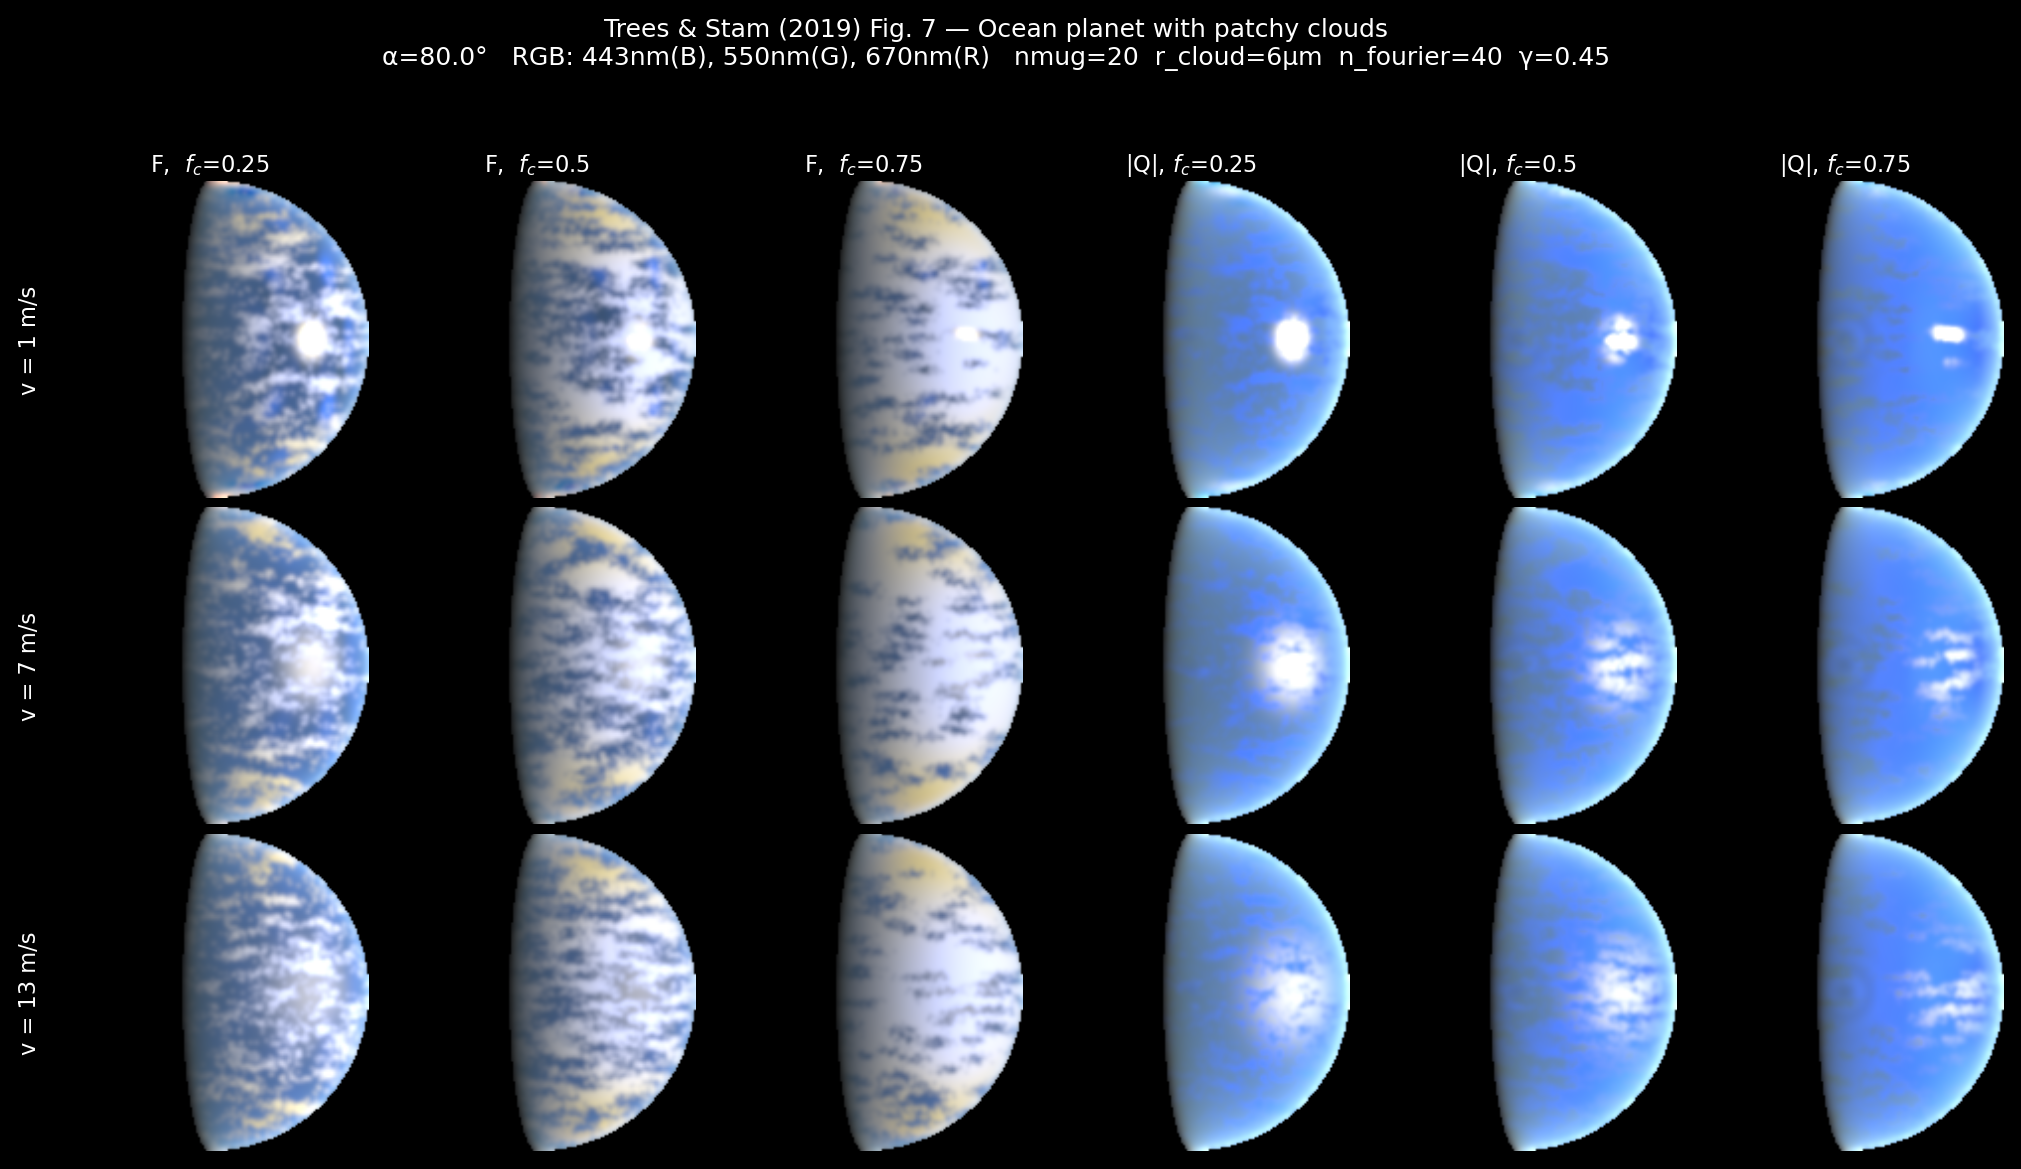

The script that saved this image:
#!/usr/bin/env python3
"""Reproduce Trees & Stam (2019) Figure 7.

Disk-resolved RGB colour images (160×160 pixels) of the total flux F and
polarized flux |Q| for ocean planets with patchy clouds at phase angle α=80°.

Figure layout — 3 rows × 6 columns:
  Rows    : wind speed v = 1, 7, 13 m s⁻¹
  Cols 1–3: Total flux F  at fc = 0.25, 0.50, 0.75
  Cols 4–6: |Q|           at fc = 0.25, 0.50, 0.75

RGB channels: 443 nm (Blue), 550 nm (Green), 670 nm (Red).
Normalization: equal F at all three wavelengths → white pixel.

Usage:
  python trees_stam_fig7.py --step dap     # compute Fourier files
  python trees_stam_fig7.py --step images  # render disk images
  python trees_stam_fig7.py --step plot    # assemble figure
"""

from __future__ import annotations
import argparse, sys, warnings, time, shutil, tempfile
import multiprocessing as mp
from pathlib import Path
warnings.filterwarnings("ignore")

REPO_ROOT = Path(__file__).resolve().parents[1]
sys.path.insert(0, str(REPO_ROOT))

import numpy as np
import matplotlib; matplotlib.use("Agg")
import matplotlib.pyplot as plt

import pymiedap.pymiedap as pmd
import module_geos as geos          # Fortran disk-geometry extension
from pymiedap.ocean import OceanSurface

# ── Physical parameters (Tables 1 & 2 of Trees & Stam 2019) ──────────────────
# Atmosphere
BM_550   = 0.096    # Rayleigh OD at 550 nm, ps=1 bar
DEPOL    = 0.03
MMA      = 29.0     # g/mol
GRAVITY  = 9.81     # m/s²

# Ocean (Table 2)
FOAM_ALBEDO = 0.22
N_WATER     = 1.33
N_AIR       = 1.0
DEPTH_M     = 100.0
BOTTOM_ALB  = 0.0
WATER_DEPOL = 0.09

# Cloud (Table 1)
CLOUD_R_EFF  = 6.0     # µm — liquid water droplets
# Note: r_eff=10 µm (paper value) overflows the adding-doubling for nmug=20
# due to 846 Legendre terms exceeding PyMieDAP's stability threshold.
# r_eff=6 µm (ncoefs=532) is the largest stable value in this codebase.
# Both are in the geometric optics regime and produce visually identical
# white/grey clouds at α=80° — the paper itself uses model-D aerosol as a
# cloud proxy rather than actual 10 µm particles (Rossi et al. 2018).
# CLOUD_R_EFF  = 10.0  # original paper value — requires delta-M truncation
CLOUD_V_EFF  = 0.1
CLOUD_BA_550 = 4.926   # cloud optical thickness at 550 nm
P_CT         = 0.7     # cloud-top pressure [bar]
P_CB         = 0.8     # cloud-bottom pressure [bar]
PS           = 1.0     # surface pressure [bar]

# ── Computation settings ──────────────────────────────────────────────────────
WAVELENGTHS_UM = np.array([0.443, 0.550, 0.670])  # B, G, R
N_WAV = len(WAVELENGTHS_UM)
WIND_SPEEDS     = [1.0, 7.0, 13.0]   # m/s  — Figure 7 rows
CLOUD_FRACS     = [0.25, 0.50, 0.75] # fc   — Figure 7 column groups
ALPHA_DEG       = 80.0               # phase angle [°]
NPIX            = 160                # pixels across disk equator

N_MUG     = 40    # Gauss points for adding-doubling (minimum 40 for numerical stability)
N_MUG_MIE = 40    # Gauss points for Mie size-distribution integration (minimum 40)
N_SUBR    = 50    # Mie size-distribution subintervals
N_FOURIER = 40    # ocean surface Fourier terms (minimum 40)
N_PHI     = 240   # azimuth samples for Fourier projection (≥ 2*N_FOURIER+1)

DAP_DB = REPO_ROOT / "dap_database"
CACHE  = Path("/tmp/pymiedap_cache")
DAP_DB.mkdir(exist_ok=True); CACHE.mkdir(exist_ok=True)

# Cache file names encode nmug so files from different resolutions never collide.
# Changing N_MUG automatically invalidates old DAP and stokes caches.
_CACHE_TAG   = f"n{N_MUG}"
IMG_CACHE    = CACHE / f"fig7_images_{_CACHE_TAG}.npz"
STOKES_CACHE = CACHE / f"fig7_stokes_{_CACHE_TAG}.npz"

# Persistent stokes seed saved inside dap_database/ — survives /tmp clears
# and carries completed Stokes reads across sessions at this nmug level.
_STOKES_SEED = DAP_DB / f"fig7_stokes_{_CACHE_TAG}_partial.npz"


def _seed_stokes_cache():
    """Copy persistent partial results into the /tmp cache if not already there."""
    if STOKES_CACHE.exists() and STOKES_CACHE.stat().st_size > 1000:
        return  # already has data
    if not _STOKES_SEED.exists():
        return  # nothing to seed from
    import shutil
    shutil.copy(_STOKES_SEED, STOKES_CACHE)
    print(f"  Seeded stokes cache from {_STOKES_SEED.name}")


# ── Helpers ───────────────────────────────────────────────────────────────────

def _bm(wav_um: float) -> float:
    """Rayleigh optical depth at given wavelength for ps=1 bar."""
    return BM_550 * (0.550 / wav_um) ** 4


def _tag_ocean(v: float) -> str:
    return f"fig7_ocean_v{int(v):02d}_{_CACHE_TAG}"


def _tag_cloud() -> str:
    return f"fig7_cloud_{_CACHE_TAG}"


def _dap_path(tag: str, wav_um: float) -> Path:
    return DAP_DB / f"{tag}_{wav_um:.7f}.dat"


def _dap_ready(tag: str) -> bool:
    """True when all 3 wavelength Fourier files for this tag exist."""
    return all(_dap_path(tag, w).exists() and _dap_path(tag, w).stat().st_size > 100
               for w in WAVELENGTHS_UM)


# ── Model builders ────────────────────────────────────────────────────────────

def build_ocean(v: float) -> pmd.Model:
    """Clear-sky ocean model at wind speed v [m/s], all 3 wavelengths."""
    m = pmd.Model()
    m.mma = MMA; m.gravity = GRAVITY; m.dpol = DEPOL; m.asurf = 0.0
    del m.layers.haze, m.layers.cloud
    m.wvl_list = list(WAVELENGTHS_UM)
    nw = N_WAV

    bm_vec = [_bm(w) for w in WAVELENGTHS_UM]
    m.layers.gasbelow.press   = PS
    m.layers.gasbelow.tau     = [0.0] * nw
    m.layers.gasbelow.tau_g   = [0.0] * nw
    m.layers.gasbelow.tau_ray = bm_vec
    m.layers.gasbelow.rayscat = False

    m.layers.gastop.press   = 1.0e-5
    m.layers.gastop.tau     = [0.0] * nw
    m.layers.gastop.tau_g   = [0.0] * nw
    m.layers.gastop.tau_ray = [0.0] * nw
    m.layers.gastop.rayscat = False

    m.surface = OceanSurface(
        wind_speed         = v,
        n_air              = N_AIR,
        n_water            = N_WATER,
        foam_albedo        = FOAM_ALBEDO,
        depth_m            = DEPTH_M,
        bottom_albedo      = BOTTOM_ALB,
        water_depol        = WATER_DEPOL,
        n_fourier          = N_FOURIER,
        n_phi              = N_PHI,
        water_streams      = 8,
        water_n_phi        = 150,
        water_initial_tau  = 0.01,
        include_subsurface = True,
        include_foam       = True,
        solver             = "adding_doubling",
    )
    return m


def build_cloud() -> pmd.Model:
    """Cloudy model: atmosphere + cloud slab + Lambertian black surface.

    Cloud parameters from Table 1: r_eff=10 µm, v_eff=0.1, ba=4.926 at 550nm.
    Cloud slab sits between P_CT=0.7 bar and P_CB=0.8 bar.
    Surface below cloud: Lambertian black (asurf=0).
    """
    m = pmd.Model()
    m.mma = MMA; m.gravity = GRAVITY; m.dpol = DEPOL
    del m.layers.haze   # no aerosol haze
    m.wvl_list = list(WAVELENGTHS_UM)
    nw = N_WAV

    # gastop: atmosphere above cloud top (P < P_CT = 0.7 bar)
    m.layers.gastop.press = P_CT
    # Rayleigh OD above cloud ∝ P_CT/PS
    bm_above = [_bm(w) * P_CT / PS for w in WAVELENGTHS_UM]
    m.layers.gastop.tau     = [0.0] * nw
    m.layers.gastop.tau_g   = [0.0] * nw
    m.layers.gastop.tau_ray = bm_above
    m.layers.gastop.rayscat = False

    # cloud: the cloud slab at P_CT to P_CB (centre ≈ 0.75 bar)
    m.layers.cloud.press   = P_CB
    m.layers.cloud.tau     = [CLOUD_BA_550] * nw   # OD ≈ constant for large droplets
    m.layers.cloud.tau_g   = [0.0] * nw
    m.layers.cloud.tau_ray = [0.0] * nw             # negligible inside cloud slab
    m.layers.cloud.rayscat = False
    m.layers.cloud.aerosols = pmd.Aerosols(
        nr=[1.33] * nw,   # liquid water real refractive index
        ni=[1e-8] * nw,   # essentially non-absorbing at visible wavelengths
        r_eff=CLOUD_R_EFF,
        v_eff=CLOUD_V_EFF,
        psd='2',           # gamma distribution
        typ='C',
    )

    # gasbelow: atmosphere below cloud (P_CB to PS)
    m.layers.gasbelow.press = PS
    bm_below = [_bm(w) * (PS - P_CB) / PS for w in WAVELENGTHS_UM]
    m.layers.gasbelow.tau     = [0.0] * nw
    m.layers.gasbelow.tau_g   = [0.0] * nw
    m.layers.gasbelow.tau_ray = bm_below
    m.layers.gasbelow.rayscat = False

    # Black Lambertian surface underneath the cloud
    m.asurf = 0.0

    # The default Layer.__init__ puts an empty Aerosols() on every layer.
    # mix_aerosols() divides by sum_fsext which is zero for these dummy objects,
    # producing NaN that corrupts the Fourier file even for tau=0 gas layers.
    # Fix: delete the stray aerosols attribute from gas-only layers so that
    # mix_aerosols() finds nothing to mix and returns a transparent matrix.
    for lname in ("gastop", "gasbelow"):
        lyr = getattr(m.layers, lname)
        if hasattr(lyr, "aerosols"):
            delattr(lyr, "aerosols")

    return m


# ── Parallel worker functions (module-level — required for pickle/fork) ───────

def _dap_worker(args: tuple) -> tuple:
    """Compute one DAP model in a subprocess.

    Uses an isolated temporary directory so that the os.chdir() call inside
    dap_code() and the intermediate file `fou_0.443.dat` never collide with
    other workers running at the same time.  Output .dat files are moved to
    DAP_DB once the Fortran code finishes.
    """
    tag, model_type, v = args
    t0 = time.time()
    with tempfile.TemporaryDirectory(prefix=f"pymiedap_{tag}_") as tmpdir:
        m = build_ocean(v) if model_type == "ocean" else build_cloud()
        pmd.compute_model(m, force=True, rename=True, output_name=tag,
                          nmug=N_MUG, nmug_mie=N_MUG_MIE, nsubr=N_SUBR,
                          nmat=4, path_input=tmpdir + "/")
        # Move every output .dat file from the isolated tmpdir into DAP_DB
        for wav in WAVELENGTHS_UM:
            src = Path(tmpdir) / f"{tag}_{wav:.7f}.dat"
            dst = DAP_DB / f"{tag}_{wav:.7f}.dat"
            if src.exists():
                shutil.move(str(src), str(dst))
    return tag, time.time() - t0


def _stokes_worker(args: tuple) -> tuple:
    """Read per-pixel Stokes data for one (tag, key, iw) work item.

    All reads are from pre-existing .dat files (read-only) so multiple
    workers can run concurrently without any locking.
    """
    tag, key, iw, ngeos, phase_arr, theta0_arr, theta_arr, phi_arr, beta_arr = args
    t0 = time.time()
    if iw is None:
        # Ocean: read all wavelengths at once
        F_pix, Q_pix = _read_pixel_stokes(
            tag, ngeos, phase_arr, theta0_arr, theta_arr, phi_arr, beta_arr)
    else:
        # Cloud: one wavelength at a time
        F_row, Q_row = _read_one_wavelength(
            tag, iw, ngeos, phase_arr, theta0_arr, theta_arr, phi_arr, beta_arr)
        F_pix = np.zeros((N_WAV, ngeos)); Q_pix = np.zeros((N_WAV, ngeos))
        F_pix[iw] = F_row; Q_pix[iw] = Q_row
    return key, F_pix, Q_pix, time.time() - t0


# ── Step 1: DAP ───────────────────────────────────────────────────────────────

def step_dap(workers: int = 1):
    """Compute Fourier files for all models (one per wavelength per model).

    With workers > 1, up to min(workers, n_models) models run concurrently.
    Each worker uses an isolated temp directory so the intermediate Fortran
    file `fou_0.443.dat` is never shared between processes.
    """
    print(f"=== DAP  nmug={N_MUG}  n_fourier={N_FOURIER}  workers={workers} ===")

    # Build the list of models that still need computing
    pending: list = []
    for v in WIND_SPEEDS:
        tag = _tag_ocean(v)
        if _dap_ready(tag):
            print(f"  [{tag}] files exist, skipping.")
        else:
            print(f"  [{tag}] v={v} m/s  pending …")
            pending.append((tag, "ocean", v))

    ctag = _tag_cloud()
    if _dap_ready(ctag):
        print(f"  [{ctag}] files exist, skipping.")
    else:
        print(f"  [{ctag}]  pending …")
        pending.append((ctag, "cloud", None))

    if pending:
        n_procs = min(workers, len(pending))
        if n_procs > 1:
            print(f"\n  Launching {len(pending)} DAP tasks across {n_procs} workers …\n",
                  flush=True)
            with mp.Pool(n_procs) as pool:
                for tag, elapsed in pool.imap_unordered(_dap_worker, pending):
                    print(f"  ✓ [{tag}] done in {elapsed:.1f}s", flush=True)
        else:
            for args in pending:
                tag2, elapsed = _dap_worker(args)
                print(f"  ✓ [{tag2}] done in {elapsed:.1f}s")

    all_ready = all(_dap_ready(_tag_ocean(v)) for v in WIND_SPEEDS) and _dap_ready(ctag)
    print(f"\nDAP ready: {'YES' if all_ready else 'INCOMPLETE'}")
    return all_ready


# ── Step 2: Disk-resolved images ──────────────────────────────────────────────

def _read_pixel_stokes(tag: str, ngeos: int,
                        phase_arr, theta0, theta, phi, beta) -> tuple:
    """Read per-pixel (F, Q) from the Fourier files for all wavelengths.

    Returns F_pixels (N_WAV, ngeos) and Q_pixels (N_WAV, ngeos),
    with F = I * cos(θ₀)  (the cosine-weighted intensity used in disk integration).
    """
    F_pix = np.zeros((N_WAV, ngeos))
    Q_pix = np.zeros((N_WAV, ngeos))
    for iw, wav in enumerate(WAVELENGTHS_UM):
        fname = str(_dap_path(tag, wav))
        I, Q, _, _ = pmd.read_dap_output(
            phase_arr, theta0, theta, fname, phi=phi, beta=beta)
        F_pix[iw] = I * np.cos(np.radians(theta0))
        Q_pix[iw] = Q * np.cos(np.radians(theta0))
    return F_pix, Q_pix


def _read_one_wavelength(tag: str, iw: int, ngeos: int,
                          phase_arr, theta0, theta, phi, beta) -> tuple:
    """Read per-pixel (I*cos, Q*cos) for a single wavelength index iw."""
    wav = WAVELENGTHS_UM[iw]
    fname = str(_dap_path(tag, wav))
    cos0 = np.cos(np.radians(theta0))
    I, Q, _, _ = pmd.read_dap_output(phase_arr, theta0, theta, fname, phi=phi, beta=beta)
    return I * cos0, Q * cos0


def _stokes_work_items() -> list:
    """Return list of (tag, key, iw) for every model×wavelength that must be read.

    Ocean models are read all-3-wavelengths at once (fast enough).
    Cloud is split per wavelength (each cloud file is ~7× larger / slower).
    """
    items = []
    for v in WIND_SPEEDS:
        items.append((_tag_ocean(v), f"ocean_v{int(v):02d}", None))  # None → all wavs
    for iw in range(N_WAV):
        items.append((_tag_cloud(), f"cloud_w{iw}", iw))
    return items


def step_images(workers: int = 1):
    """Render per-pixel F and |Q| for every (v, fc) combination.

    Stokes reads are cached to STOKES_CACHE one chunk at a time so the
    function can be resumed across multiple calls.  Ocean models are read
    3-wavelengths-at-once (~20s each); each cloud wavelength is a separate
    chunk (~50s each, due to the many Fourier terms in the cloud file).

    With workers > 1, all pending reads run in parallel (each reads different
    .dat files, so no locking is needed).  Results are merged and STOKES_CACHE
    is updated after each result arrives, preserving resumability.
    """
    if IMG_CACHE.exists() and IMG_CACHE.stat().st_size > 1000:
        print("Image cache exists, skipping.")
        return True

    _seed_stokes_cache()   # pull in persistent partial results if /tmp is empty
    print(f"=== Disk images  α={ALPHA_DEG}°  npix={NPIX} ===")

    # Get lit pixel geometries at α=80°
    ngeos, apix, theta0_all, theta_all, phi_all, beta_all, lats, longs, xs_all, ys_all = \
        geos.getgeos(ALPHA_DEG, NPIX)
    theta0_arr = theta0_all[:ngeos]
    theta_arr  = theta_all[:ngeos]
    phi_arr    = phi_all[:ngeos]
    beta_arr   = beta_all[:ngeos]
    xs = xs_all[:ngeos]; ys = ys_all[:ngeos]
    phase_arr  = np.full(ngeos, ALPHA_DEG)

    print(f"  Lit pixels: {ngeos}  (out of {NPIX}²={NPIX**2})")

    # ── Resumable Stokes reads ────────────────────────────────────────────────
    stokes_data: dict = {}
    if STOKES_CACHE.exists() and STOKES_CACHE.stat().st_size > 100:
        raw = np.load(STOKES_CACHE)
        stokes_data = {k: raw[k] for k in raw.files}
        print(f"  Stokes cache loaded: {list(stokes_data.keys())}")

    # ── Build list of pending Stokes reads ───────────────────────────────────
    pending_stokes: list = []
    for tag, key, iw in _stokes_work_items():
        if f"F_{key}" in stokes_data and f"Q_{key}" in stokes_data:
            print(f"  [{key}] cached, skipping.", flush=True)
        else:
            pending_stokes.append(
                (tag, key, iw, ngeos, phase_arr, theta0_arr, theta_arr, phi_arr, beta_arr))

    if pending_stokes:
        n_procs = min(workers, len(pending_stokes))
        if n_procs > 1:
            print(f"\n  Running {len(pending_stokes)} Stokes reads across "
                  f"{n_procs} workers …\n", flush=True)
            with mp.Pool(n_procs) as pool:
                for key, F_pix, Q_pix, elapsed in pool.imap_unordered(
                        _stokes_worker, pending_stokes):
                    stokes_data[f"F_{key}"] = F_pix
                    stokes_data[f"Q_{key}"] = Q_pix
                    np.savez(STOKES_CACHE, **stokes_data)
                    print(f"  ✓ [{key}] done in {elapsed:.1f}s  "
                          f"F max={F_pix.max():.4f}  cache updated", flush=True)
        else:
            for args in pending_stokes:
                key, F_pix, Q_pix, elapsed = _stokes_worker(args)
                stokes_data[f"F_{key}"] = F_pix
                stokes_data[f"Q_{key}"] = Q_pix
                np.savez(STOKES_CACHE, **stokes_data)
                print(f"  ✓ [{key}] done in {elapsed:.1f}s  "
                      f"F max={F_pix.max():.4f}  stokes cache updated", flush=True)

    # Check completeness
    for tag, key, iw in _stokes_work_items():
        if f"F_{key}" not in stokes_data:
            print(f"  Still missing [{key}], re-run --step images.")
            return False

    # ── Assemble F_ocean / Q_ocean dicts and F_cloud / Q_cloud ───────────────
    F_ocean, Q_ocean = {}, {}
    for v in WIND_SPEEDS:
        key = f"ocean_v{int(v):02d}"
        F_ocean[v] = stokes_data[f"F_{key}"]
        Q_ocean[v] = stokes_data[f"Q_{key}"]

    # Merge the per-wavelength cloud rows into single (N_WAV, ngeos) arrays
    F_cloud = np.zeros((N_WAV, ngeos)); Q_cloud = np.zeros((N_WAV, ngeos))
    for iw in range(N_WAV):
        key = f"cloud_w{iw}"
        F_cloud[iw] = stokes_data[f"F_{key}"][iw]
        Q_cloud[iw] = stokes_data[f"Q_{key}"][iw]

    # Map normalised disk coords to image pixel indices
    ix = np.clip(np.round(((xs + 1.0) / 2.0) * (NPIX - 1)).astype(int), 0, NPIX - 1)
    iy = np.clip(np.round(((1.0 - ys) / 2.0) * (NPIX - 1)).astype(int), 0, NPIX - 1)

    # Compute RGB normalization reference (so equal F → white)
    # Strategy: normalize each channel by the mean F of the fully clear (v=7) planet
    ref_F = F_ocean[7.0].mean(axis=1)  # shape (N_WAV,) — one reference per channel
    ref_F = np.maximum(ref_F, 1e-10)

    # Build image arrays: shape (n_v, n_fc, NPIX, NPIX, 3) for F and |Q|
    n_v  = len(WIND_SPEEDS)
    n_fc = len(CLOUD_FRACS)

    F_imgs  = np.zeros((n_v, n_fc, NPIX, NPIX, 3))
    Q_imgs  = np.zeros((n_v, n_fc, NPIX, NPIX, 3))

    np.random.seed(42)   # reproducible patchy patterns
    for iv, v in enumerate(WIND_SPEEDS):
        for ifc, fc in enumerate(CLOUD_FRACS):
            print(f"  v={v:.0f} m/s  fc={fc:.2f} …", flush=True)

            # Generate patchy cloud mask for this (v, fc) combination
            # mask[i] = 0 → ocean pixel,  mask[i] = 1 → cloud pixel
            _, mask, _, _, _ = pmd.mask_planet(
                alpha=ALPHA_DEG, npix=NPIX, patchy=True,
                fclouds=[1.0 - fc, fc], full_disk=False)

            # Mix ocean and cloud pixel values
            F_pix = np.where(mask[:ngeos] == 0, F_ocean[v], F_cloud)  # (N_WAV, ngeos)
            Q_pix = np.where(mask[:ngeos] == 0, Q_ocean[v], Q_cloud)

            # Build 2-D RGB images
            for ich in range(3):  # B=443, G=550, R=670
                f_ch  = F_pix[ich] / ref_F[ich]   # colour-normalised brightness
                qabs  = np.abs(Q_pix[ich]) / ref_F[ich]

                img_F = np.zeros((NPIX, NPIX))
                img_Q = np.zeros((NPIX, NPIX))
                np.add.at(img_F, (iy, ix), f_ch)
                np.add.at(img_Q, (iy, ix), qabs)

                # RGB: channel order is [R, G, B] = [670, 550, 443]
                rgb_idx = 2 - ich   # ich=0(B) → rgb=2, ich=1(G) → rgb=1, ich=2(R) → rgb=0
                F_imgs[iv, ifc, :, :, rgb_idx] = img_F
                Q_imgs[iv, ifc, :, :, rgb_idx] = img_Q

    # Clamp and save
    F_imgs = np.clip(F_imgs, 0, None)
    Q_imgs = np.clip(Q_imgs, 0, None)
    np.savez(IMG_CACHE, F_imgs=F_imgs, Q_imgs=Q_imgs,
             wind_speeds=WIND_SPEEDS, cloud_fracs=CLOUD_FRACS)
    print(f"\nImages saved → {IMG_CACHE}")
    return True


# ── Step 3: Plot ───────────────────────────────────────────────────────────────

def step_plot():
    """Assemble the 3×6 panel figure matching Trees & Stam (2019) Fig. 7."""
    from scipy.ndimage import gaussian_filter
    print("=== Plot ===")
    d = np.load(IMG_CACHE)
    F_imgs_raw = d["F_imgs"].copy()   # (n_v, n_fc, NPIX, NPIX, 3)
    Q_imgs_raw = d["Q_imgs"].copy()

    n_v, n_fc = len(WIND_SPEEDS), len(CLOUD_FRACS)

    # ── Recover true physical values from the stored images ───────────────────
    # IMG_CACHE stores F/ref_F and Q/ref_F where ref_F = mean of v=7 ocean pixels.
    # We reverse this to get the raw I*cos(θ₀) values, then apply a proper
    # per-image normalisation + gamma to match the paper's appearance.
    stk = np.load(STOKES_CACHE) if STOKES_CACHE.exists() else None
    if stk is not None:
        ref_F_old = stk["F_ocean_v07"].mean(axis=1)   # (3,) per wavelength
        # RGB order: rgb=0→670nm(iw=2), rgb=1→550nm(iw=1), rgb=2→443nm(iw=0)
        ref_F_rgb = np.array([ref_F_old[2], ref_F_old[1], ref_F_old[0]])
        F_imgs = np.zeros_like(F_imgs_raw)
        Q_imgs = np.zeros_like(Q_imgs_raw)
        for rgb in range(3):
            F_imgs[:,:,:,:,rgb] = F_imgs_raw[:,:,:,:,rgb] * ref_F_rgb[rgb]
            Q_imgs[:,:,:,:,rgb] = Q_imgs_raw[:,:,:,:,rgb] * ref_F_rgb[rgb]
        # Fix NaN in the blue channel (cloud 443 nm may have been missing):
        # Large-droplet clouds are nearly grey in visible, so 550 nm is a
        # good proxy for 443 nm.
        blue_nan = np.isnan(F_imgs[:,:,:,:,2])
        if blue_nan.any():
            print(f"  Note: {blue_nan.sum()} blue-channel NaN pixels filled from 550 nm")
            F_imgs[:,:,:,:,2] = np.where(blue_nan, F_imgs[:,:,:,:,1], F_imgs[:,:,:,:,2])
            Q_imgs[:,:,:,:,2] = np.where(np.isnan(Q_imgs[:,:,:,:,2]),
                                         Q_imgs[:,:,:,:,1], Q_imgs[:,:,:,:,2])
        F_imgs = np.clip(F_imgs, 0, None)
        Q_imgs = np.clip(Q_imgs, 0, None)
    else:
        # Stokes cache not available — use images as-is
        F_imgs = np.clip(F_imgs_raw, 0, None)
        Q_imgs = np.clip(Q_imgs_raw, 0, None)

    # ── Brightness normalisation + gamma correction ───────────────────────────
    #
    # At α=80° the sunglint is a very narrow spike; a linear stretch normalised
    # to the per-pixel maximum leaves everything else near-black.
    # Paper-style appearance requires two steps:
    #
    #   1. Normalise to the 97th percentile of the image LUMINANCE (prevents the
    #      glint from crushing the cloud/atmosphere signal).
    #   2. Gamma correction  x → x^γ  (γ=0.45) to lift dark areas into the
    #      visible range.  Standard for planetary RGB composites (Galileo, Cassini).
    #   3. Mild Gaussian blur (σ=1.2 px) before normalisation to reduce the
    #      single-pixel speckle noise from the random patchy cloud mask.
    #
    # All three operations leave the unlit background (= 0) unchanged.
    GAMMA       = 0.45
    VMAX_PCT    = 97.0
    BLUR_SIGMA  = 1.2

    def _blur(img3):
        """Gaussian blur on each channel preserving the black disk boundary."""
        disk = (img3.sum(axis=2) > 0).astype(float)
        out  = np.zeros_like(img3)
        for c in range(3):
            out[:,:,c] = np.where(disk > 0,
                                  gaussian_filter(img3[:,:,c], sigma=BLUR_SIGMA), 0)
        return out

    def _normalise(imgs):
        """Per-image blur → luminance-percentile normalisation → gamma."""
        out = np.zeros_like(imgs)
        for iv in range(n_v):
            for ifc in range(n_fc):
                img  = _blur(imgs[iv, ifc])
                lum  = img.mean(axis=2)
                lit  = lum[lum > 0]
                if lit.size == 0:
                    continue
                vmax = np.percentile(lit, VMAX_PCT)
                scaled = np.clip(img / max(vmax, 1e-10), 0, 1)
                out[iv, ifc] = np.where(scaled > 0,
                                        np.power(scaled, GAMMA), 0.0)
        return out

    F_norm = _normalise(F_imgs)
    Q_norm = _normalise(Q_imgs)

    fig, axes = plt.subplots(n_v, 2 * n_fc, figsize=(14, 7),
                             gridspec_kw={"wspace": 0.04, "hspace": 0.04})
    fig.patch.set_facecolor("black")

    col_labels_F = [f"F, $f_c$={fc}" for fc in CLOUD_FRACS]
    col_labels_Q = [f"|Q|, $f_c$={fc}" for fc in CLOUD_FRACS]

    for iv, v in enumerate(WIND_SPEEDS):
        for ifc, fc in enumerate(CLOUD_FRACS):
            # F image (columns 0–2)
            ax_F = axes[iv, ifc]
            ax_F.imshow(F_norm[iv, ifc], origin="upper", aspect="equal",
                        interpolation="nearest")
            ax_F.set_facecolor("black")
            ax_F.set_xticks([]); ax_F.set_yticks([])
            if iv == 0:
                ax_F.set_title(col_labels_F[ifc], color="white", fontsize=9, pad=3)
            if ifc == 0:
                ax_F.set_ylabel(f"v = {v:.0f} m/s", color="white", fontsize=9,
                                labelpad=3)

            # |Q| image (columns 3–5)
            ax_Q = axes[iv, n_fc + ifc]
            ax_Q.imshow(Q_norm[iv, ifc], origin="upper", aspect="equal",
                        interpolation="nearest")
            ax_Q.set_facecolor("black")
            ax_Q.set_xticks([]); ax_Q.set_yticks([])
            if iv == 0:
                ax_Q.set_title(col_labels_Q[ifc], color="white", fontsize=9, pad=3)

    fig.suptitle(
        f"Trees & Stam (2019) Fig. 7 — Ocean planet with patchy clouds\n"
        f"α = {ALPHA_DEG}°   RGB: 443 nm (B), 550 nm (G), 670 nm (R)   "
        f"nmug={N_MUG}  n_fourier={N_FOURIER}",
        color="white", fontsize=10, y=1.01,
    )

    out = REPO_ROOT / "examples" / "trees_stam_fig7.png"
    fig.savefig(out, dpi=180, bbox_inches="tight", facecolor="black")
    plt.close(fig)
    print(f"Saved → {out}")


# ── Main ──────────────────────────────────────────────────────────────────────

def main():
    ap = argparse.ArgumentParser(
        description="Reproduce Trees & Stam (2019) Figure 7.",
        formatter_class=argparse.RawDescriptionHelpFormatter,
        epilog="""
Examples
--------
  # Serial (default)
  python trees_stam_fig7.py --step dap
  python trees_stam_fig7.py --step images
  python trees_stam_fig7.py --step plot

  # Parallel — use 4 workers for the slow steps
  python trees_stam_fig7.py --step dap    --workers 4
  python trees_stam_fig7.py --step images --workers 6

  # On a 70-core machine, --workers 4 covers all 4 DAP models in one pass,
  # and --workers 6 covers all 6 Stokes-read chunks simultaneously.
""")
    ap.add_argument("--step", choices=["dap", "images", "plot", "all"], default="all")
    ap.add_argument("--force", action="store_true",
                    help="Clear the image cache and recompute.")
    ap.add_argument("--workers", type=int, default=1, metavar="N",
                    help="Parallel worker processes for DAP/images steps "
                         "(default 1 = serial). "
                         "Suggested: --workers 4 for --step dap, "
                         "--workers 6 for --step images.")
    args = ap.parse_args()

    print("=== Trees & Stam (2019) Figure 7 ===")
    print(f"α={ALPHA_DEG}°  npix={NPIX}  nmug={N_MUG}  "
          f"n_fourier={N_FOURIER}  workers={args.workers}")
    print(f"Wind speeds: {WIND_SPEEDS} m/s")
    print(f"Cloud fractions: {CLOUD_FRACS}")
    print()

    if args.force:
        for p in [IMG_CACHE]:
            if p.exists(): open(p,"wb").close()
        print("--force: image cache cleared.")

    if args.step in ("dap",    "all"): step_dap(workers=args.workers)
    if args.step in ("images", "all"): step_images(workers=args.workers)
    if args.step in ("plot",   "all"): step_plot()
    return 0


if __name__ == "__main__":
    raise SystemExit(main())
